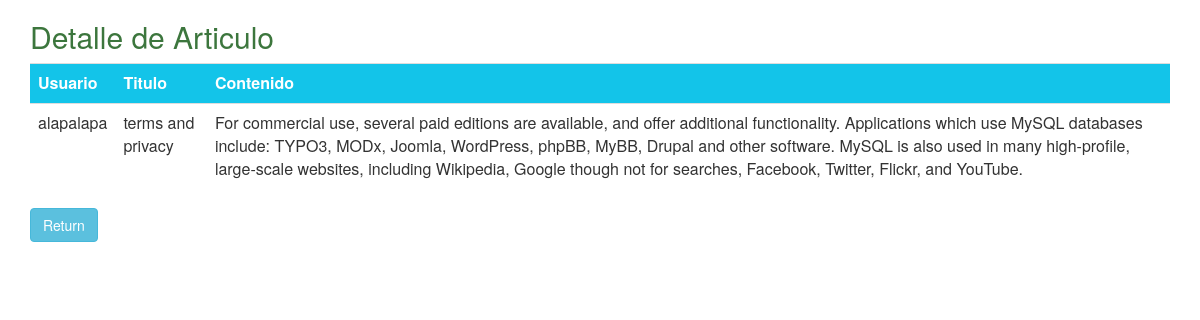
Screenshot of /controllers/articulo.php?id=2 with the database file from the repository.
### tables this page shows
CREATE TABLE `article` (
  `id_article` int(11) NOT NULL AUTO_INCREMENT,
  `id_user` int(11) NOT NULL,
  `date` timestamp NOT NULL DEFAULT CURRENT_TIMESTAMP,
  `title` varchar(100) NOT NULL,
  `body` longtext,
  PRIMARY KEY (`id_article`),
  KEY `id_user` (`id_user`),
  CONSTRAINT `article_ibfk_1` FOREIGN KEY (`id_user`) REFERENCES `user` (`id_user`)
);

CREATE TABLE `user` (
  `id_user` int(11) NOT NULL AUTO_INCREMENT,
  `login` varchar(60) NOT NULL,
  `password` varchar(200) NOT NULL,
  `name` varchar(100) NOT NULL,
  `last_name` varchar(100) DEFAULT NULL,
  `email` varchar(100) NOT NULL,
  `birth_date` date DEFAULT NULL,
  PRIMARY KEY (`id_user`)
);

### controllers/articulo.php (called while the page is built, shortened)
<?php
require_once 'models/model.php';
$id = $_GET['id'];
$datos = new Conexion;
$datos = $datos->getArticuloById($id);
require_once 'views/articulo.php';
?>

### models/model.php (called while the page is built, shortened)
<?php
class Conexion
{
	private function conectar()
	{
		$con = mysqli_connect(HOST,USER, PASS) or die ('Error con la conexion');
		mysqli_select_db($con,DB);
		return $con;
	}
	public function getArticuloById($id)
	{
		$con = $this->conectar();
		$query = "SELECT user.login,article.title,article.body FROM user,article
					WHERE (article.id_article = '$id' AND article.id_user = user.id_user)";
		$result = mysqli_query($con,$query) or die ('No se pudo mostrar el articulo');
		return $result;
	}
}
?>

### views/articulo.php (the view, shortened to what this page needs)
<DOCTYPE html>
<html>
<head>
	<link rel="stylesheet" type="text/css" href="../css/bootstrap.min.css">
</head>
<body>
	<main class="container">
		<article>
			<h2 class="text-success">Detalle de Articulo</h2>
			<table class="table">
				<tr>
					<th>Usuario		</th>
					<th>Titulo		</th>
					<th>Contenido	</th>
				</tr>
			<? foreach($datos as $dato): ?>
				<tr>
				<td><?= $dato['login'] ?></td>
				<td><?= $dato['title'] ?></td>
				<td><?= $dato['body'] ?></td>
				</tr>
			<? endforeach; ?>
			</table>
		</article>
		<section>
			<a href="articulos.php" class="btn btn-info">Return</a>
		</section>
	</main>
</body>
</html>

### views/articulo.php (style rules this page uses)
th { background-color:#13C4E9; color:#FFFFFF; }

### rows the page displays
article: id_user.login "alapalapa", title "terms and privacy", body "For commercial use, several paid editions are available, and offer additional functionality. Applications which use MySQL databases include: TYPO3, MODx, Joomla, WordPress, phpBB, MyBB, Drupal and other software. MySQL is also used in many high-profile, large-scale websites, including Wikipedia, Google though not for searches, Facebook, Twitter, Flickr, and YouTube."
